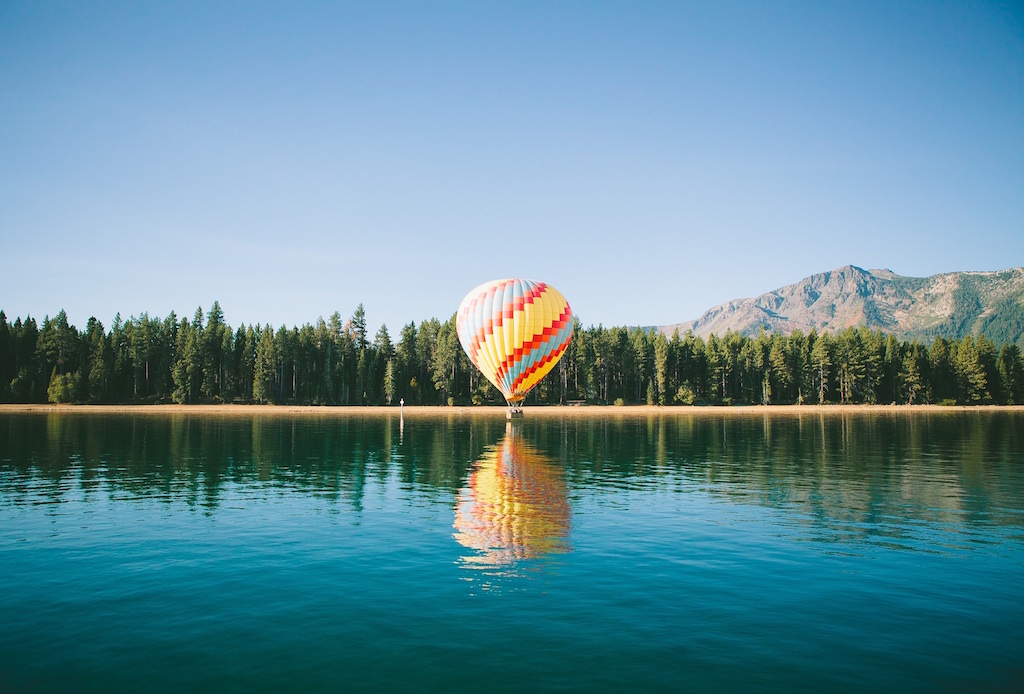
#> input picture Project-1/images/lakeandballoon.jpg, 1024 x 694 px
$ python filter_funcs.py
#> lines starting #> are read from the running program, lines starting #| are printed output that depends on the picture
### Project-1/plot_funcs.py
from matplotlib import pyplot as plt

import cv2


# [57 lines left out: functions plot_bgr_and_combined, plot_aligned, not called in this run]


def plot_bgr(img):
    '''
    Plots an image in BGR colorspace in RGB which is the default in Matplotlib

    Args:
        img: array - image in BGR colorspace

    Returns:
        None
    '''

    plt.imshow(cv2.cvtColor(img, cv2.COLOR_BGR2RGB))

    return


# [22 lines left out: function plot_fig, not called in this run]


def plot_1x2(img1, img2, img1_title='', img2_title=''):
    '''
    Plots two image in BGR colorspace in an 1x2 array

    Args:
        img1, img2: arrays - images to be plotted

    Returns:
        None
    '''

    plt.figure()
    plt.subplot(121), plot_bgr(img1), plt.title(img1_title)
    plt.xticks([]), plt.yticks([])
    plt.subplot(122), plot_bgr(img2), plt.title(img2_title)
    plt.xticks([]), plt.yticks([])

    return

### Project-1/filter_funcs.py
from matplotlib import pyplot as plt
from plot_funcs import plot_1x2

import cv2
import numpy as np
import pdb


def detect_edges(img):

    sobel_vertical = np.array([[1, 2, 1], [0, 0, 0], [-1, -2, -1]], np.float32)
    vertical = cv2.filter2D(img, -1, sobel_vertical)

    sobel_horizontal = sobel_vertical.T
    horizontal = cv2.filter2D(img, -1, sobel_horizontal)

    return vertical + horizontal


def blur_and_pyr_up(img, kernel, max_width):
    '''
    Blurrs and moves and image up in the image pyramid

    Args:
        img: array - image to be blurred
        filter: array - filter used to blur
        max_width: int - maximum width of the image in the upper most level
                         of the pyramid

    Returns:
        blurred: array - blurred image
    '''

    h, w, c = img.shape
    max_levels = int(w / max_width)
    print('Image width: {} \t Max allowed width: {}'.format(w, max_width))
    print('Max levels in the image pyramid: {}'.format(max_levels))

    blurred = img
    for i in range(max_levels):
        print('processing level {}'.format(i))
        resized = cv2.resize(blurred, (0, 0), fx=0.5, fy=0.5)
        blurred = cv2.filter2D(resized, -1, kernel)
        plot_1x2(img, blurred, 'Original', 'Resized Image')

    return blurred


if __name__ == '__main__':

    img = cv2.imread('images/lakeandballoon.jpg', 1)
#> img is the input picture: shape (694, 1024, 3); mean B, G, R 152.1, 139.3, 97.6
    # [6 lines of commented-out code are left out]

    kernel = np.ones((3, 3), np.float32) / 9
    max_width = 500
    pyr_up = blur_and_pyr_up(img, kernel, max_width)
#| Image width: 1024 	 Max allowed width: 500
#| Max levels in the image pyramid: 2
#> the loop in blur_and_pyr_up, `for i in range(max_levels):` made 2 passes
#> pass 1, in blur_and_pyr_up, `blurred = cv2.filter2D(resized, -1, kernel)`:
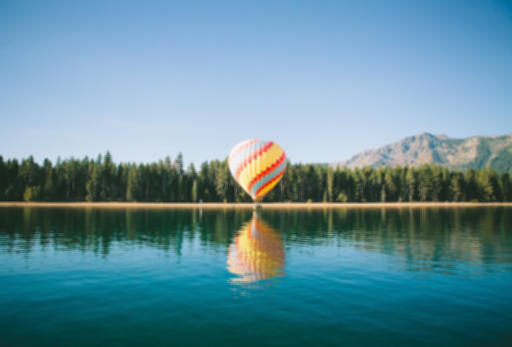
#> blurred: shape (347, 512, 3); mean B, G, R 152.2, 139.5, 97.8
#> pass 2, in blur_and_pyr_up, `resized = cv2.resize(blurred, (0, 0), fx=0.5, fy=0.5)`:
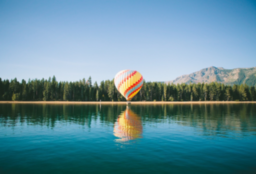
#> resized: shape (174, 256, 3); mean B, G, R 152.1, 139.4, 97.6
#> pass 2, in blur_and_pyr_up, `blurred = cv2.filter2D(resized, -1, kernel)`:
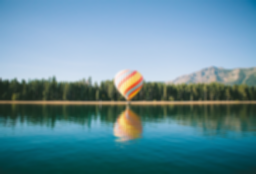
#> blurred: shape (174, 256, 3); mean B, G, R 152.1, 139.4, 97.6

    # plot_1x2(img, pyr_up, 'Original', 'Resized Image')
    # cv2.imshow("Image", pyr_up)
    # key = cv2.waitKey(0) & 0xFF
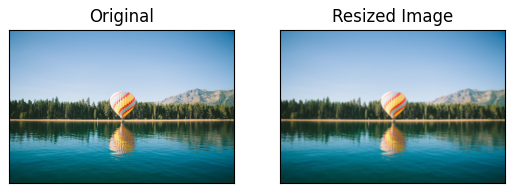
#> figure drawn by matplotlib, 2 panels
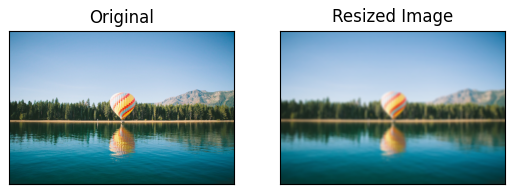
#> figure drawn by matplotlib, 2 panels
